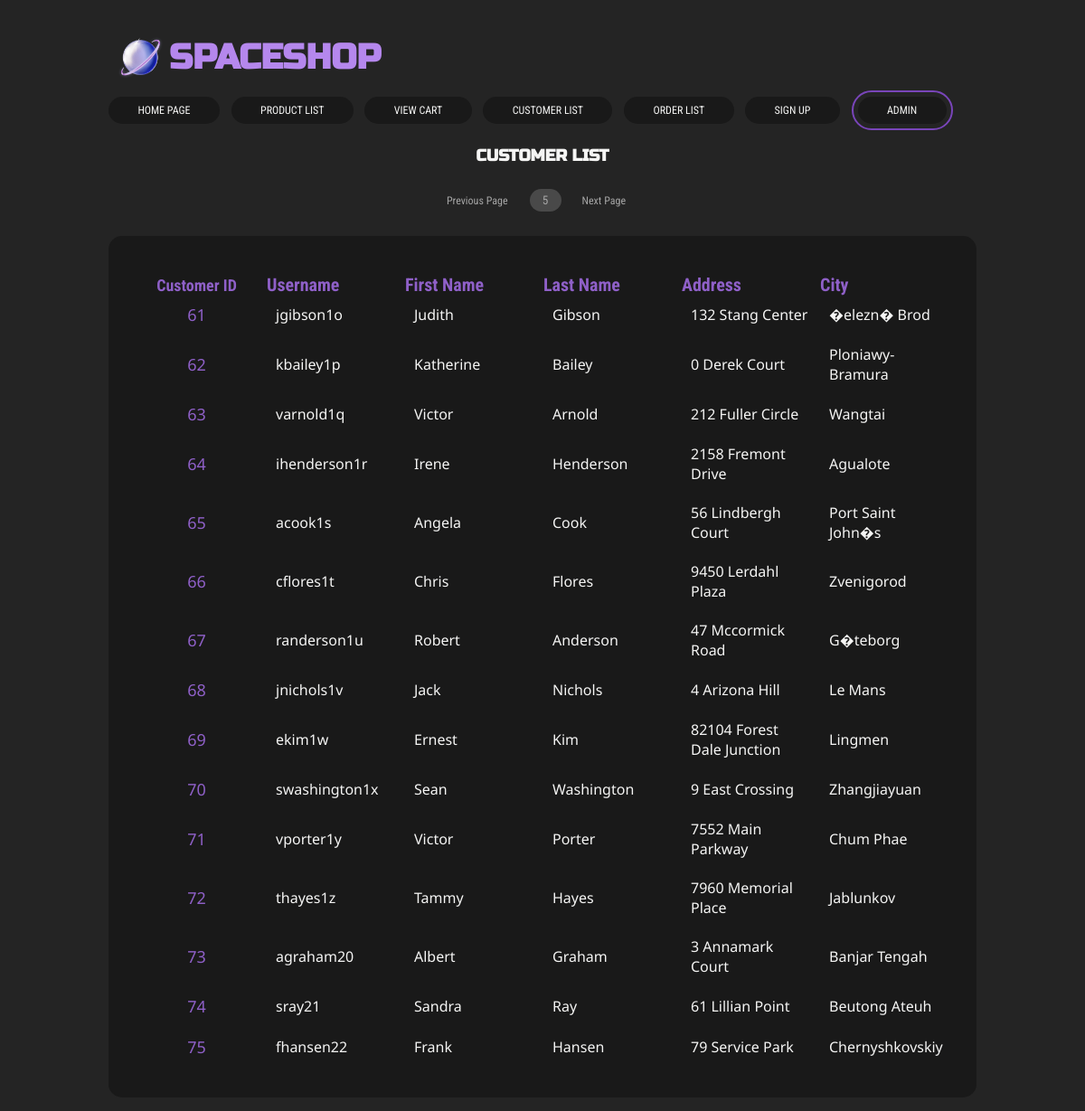
The page /CustomerList.php?page=4 on the database its author committed.
### tables this page shows
CREATE TABLE "Customers" ('CustomerID' INTEGER PRIMARY KEY AUTOINCREMENT NOT NULL, 'UserName' TEXT, 'FirstName' TEXT, 'LastName' TEXT, 'Address' TEXT, 'City' TEXT);

### CustomerList.php (the view, shortened to what this page needs)
<!doctype html>
<html>
<head>
	<link rel="stylesheet" type="text/css" href="shopstyle.css" />
</head>
<body>
	<div id = "header">
		<img href = "Homepage.php" src='images/spaceshoplogo.png' alt = 'spaceshoplogo'>
		<a style = "text-decoration: none" href = "Homepage.php"><h1>SPACESHOP</h1></a>
	</div>
	<div id = "navbar">
		<ul>
			<li><a style = "text-decoration: none" href = "Homepage.php" >HOME PAGE</a></li>
			<li><a style = "text-decoration: none" href = "ProductList.php">PRODUCT LIST</a></li>
			<li><a style = "text-decoration: none" href = "ViewCart.php">VIEW CART</a></li>
			<li><a style = "text-decoration: none" href = "CustomerList.php">CUSTOMER LIST</a></li>
			<li><a style = "text-decoration: none" href = "OrderList.php">ORDER LIST</a></li>
			<li><a style = "text-decoration: none" href = "SignUp.php">SIGN UP</a></li>
            <li><a style = "text-decoration: none" href = "Admin.php">ADMIN</a></li>
		</ul>
	</div>
	<h2>CUSTOMER LIST</h2>
	<?php
		if(isset($_GET['page']))
		{
			$currentPage = intval($_GET['page']);
		}
		else
		{
			$currentPage = 0;
		}
		$print_currentPage = $currentPage + 1;
		echo "<div id = 'pageBar'>";
			echo "<ul>";
				echo "<li>";
					$previousPage =  $currentPage - 1;
					if ($previousPage == -1)
					{
						echo "<a style = 'text-decoration: none' href = 'CustomerList.php?page=$currentPage'> Previous Page</a>";
					} elseif ($previousPage >= 0)
					{
						echo "<a style = 'text-decoration: none' href = 'CustomerList.php?page=$previousPage'> Previous Page</a>";
					}
				echo "</li>";
				echo "<li>";
					echo "<form class = 'pageNo'>";
						echo "<input name = 'page' type = 'text' value = '$print_currentPage' placeholder = 'Go To Page ...'/>";
					echo "</form>";
				echo "</li>";
				echo "<li>";
					$nextPage =  $currentPage + 1;
					echo "<a style = 'text-decoration: none' href = 'CustomerList.php?page=$nextPage'>Next Page</a>";
				echo "</li>";
			echo "</ul>";
		echo "</div>";
		echo "<div class = 'customerListing'>";
		echo "<table>";
			echo "<tr>";
				echo "<th id = 'cust_col1'>";
					echo "Customer ID";
				echo "</th>";
				echo "<th id = 'cust_col2'>";
					echo "Username";
				echo "</th>";
				echo "<th id = 'cust_col3'>";
					echo "First Name";
				echo "</th>";
				echo "<th id = 'cust_col4'>";
					echo "Last Name";
				echo "</th>";
				echo "<th id = 'cust_col5'>";
					echo "Address";
				echo "</th>";
				echo "<th id = 'cust_col6'>";
					echo "City";
				echo "</th>";
			echo "</tr>";
		echo "</table>";
		$dbh =  connectToDatabase();
		$statement = $dbh -> prepare('SELECT *
			FROM Customers
			LIMIT 15
			OFFSET ? * 15
			;');
		$statement->bindValue(1,$currentPage);
		$statement -> execute();
		while ($row = $statement -> fetch(PDO::FETCH_ASSOC)) {
			$customerID = htmlspecialchars($row['CustomerID'], ENT_QUOTES, 'UTF-8');
			$userName = htmlspecialchars($row['UserName'], ENT_QUOTES, 'UTF-8');
			$firstName = htmlspecialchars($row['FirstName'], ENT_QUOTES, 'UTF-8');
			$lastName = htmlspecialchars($row['LastName'], ENT_QUOTES, 'UTF-8');
			$address = htmlspecialchars($row['Address'], ENT_QUOTES, 'UTF-8');
			$city = htmlspecialchars($row['City'], ENT_QUOTES, 'UTF-8');
			echo "<table>";
			echo "<tr>";
				echo "<td id = 'cust_col1'>";
					echo "$customerID";
				echo "</td>";
				echo "<td id = 'cust_col2'>";
					echo "$userName";
				echo "</td>";
				echo "<td id = 'cust_col3'>";
					echo "$firstName";
				echo "</td>";
				echo "<td id = 'cust_col4'>";
					echo "$lastName";
				echo "</td>";
				echo "<td id = 'cust_col5'>";
					echo "$address";
				echo "</td>";
				echo "<td id = 'cust_col6'>";
					echo "$city";
				echo "</td>";
			echo "</tr>";
		echo "</table>";
		}
		echo "</div>";
	?>
</body>
</html>

### shopstyle.css (style rules this page uses)
* { box-sizing: border-box; margin: 0; padding: 0; background-color: #242424; }
#header { font-family: "Russo One", sans-serif; font-size: larger; padding-top: 30px; padding-bottom: 10px; padding-left: 10%; padding-right: 10%; display: flex; }
#header img { float: right; width: 7%; height: 7%; }
h1 { margin-top: auto; margin-bottom: auto; }
h2 { font-family: "Russo One", sans-serif; font-size: large; text-align: center; color: #F5F5F4; margin: 2% 1% 2% 1%; }
#header a { color: #b587ed; margin-top: auto; margin-bottom: auto; }
#navbar { padding-left: 10%; margin-bottom: 0.5%; }
#navbar li { display: inline; margin-right: 0.8%; }
#navbar li:nth-child(7) { border-radius: 30px; font-size: 12px; line-height: 2.5em; padding: 13px 5px 13px 5px; border: 2px solid #7945ba; }
#navbar a { font-family: "Roboto Condensed", sans-serif; display: inline-block; width: max-content; font-size: 12px; line-height: 2.5em; text-align: center; border-radius: 30px; padding-left: 3%; padding-right: 3%; background: #191919; color: #F5F5F4; }
form { margin-left: auto; margin-right: auto; }
#pageBar { margin-top: 0.5%; margin-bottom: 1%; text-align: center; }
#pageBar li { display: inline-block; width: max-content; }
#pageBar a { font-family: "Roboto Condensed", sans-serif; width: max-content; font-size: 12px; line-height: 2.5em; text-align: center; padding: 10px 24px 10px 10px; color: #a6a6a6; }
form.pageNo input[type = text] { font-family: "Roboto Condensed", sans-serif; width: 35px; padding: 5px; margin-right: 13px; border: none; border-radius: 15px; text-align: center; background: #494949; color: #a6a6a6; }
table { border: none; table-layout: fixed; width: 100%; background: #191919; overflow: auto; font-family: "Roboto Condensed", sans-serif; }
th { background: #191919; color: #8f60c8; font-size: 20px; }
tr { background: #191919; border-radius: 20px; text-align: left; overflow: auto; border-bottom: 2px solid #595959; }
td { font-size: medium; font-family: "Noto Sans", sans-serif; background: none; width: max-content; table-layout: fixed; width: 100%; overflow: auto; padding: 5px 10px 12px 10px; border: none; }
.customerListing { font-family: "Noto Sans", sans-serif; margin-top: 7px; margin-right: 10%; margin-left: 10%; margin-bottom: 15px; height: 100%; padding: 40px 20px 30px 20px; text-align: justify; border: none; border-radius: 15px; background: #191919; color: #F5F5F4; }
#cust_col1 { text-align: center; color: #8f60c8; font-size: large; }

### rows shown on the page
customers: CustomerID "61", UserName "jgibson1o", FirstName "Judith", LastName "Gibson", Address "132 Stang Center", City "�elezn� Brod"
customers: CustomerID "62", UserName "kbailey1p", FirstName "Katherine", LastName "Bailey", Address "0 Derek Court", City "Ploniawy-Bramura"
customers: CustomerID "63", UserName "varnold1q", FirstName "Victor", LastName "Arnold", Address "212 Fuller Circle", City "Wangtai"
customers: CustomerID "64", UserName "ihenderson1r", FirstName "Irene", LastName "Henderson", Address "2158 Fremont Drive", City "Agualote"
customers: CustomerID "65", UserName "acook1s", FirstName "Angela", LastName "Cook", Address "56 Lindbergh Court", City "Port Saint John�s"
customers: CustomerID "66", UserName "cflores1t", FirstName "Chris", LastName "Flores", Address "9450 Lerdahl Plaza", City "Zvenigorod"
customers: CustomerID "67", UserName "randerson1u", FirstName "Robert", LastName "Anderson", Address "47 Mccormick Road", City "G�teborg"
customers: CustomerID "68", UserName "jnichols1v", FirstName "Jack", LastName "Nichols", Address "4 Arizona Hill", City "Le Mans"
customers: CustomerID "69", UserName "ekim1w", FirstName "Ernest", LastName "Kim", Address "82104 Forest Dale Junction", City "Lingmen"
customers: CustomerID "70", UserName "swashington1x", FirstName "Sean", LastName "Washington", Address "9 East Crossing", City "Zhangjiayuan"
customers: CustomerID "71", UserName "vporter1y", FirstName "Victor", LastName "Porter", Address "7552 Main Parkway", City "Chum Phae"
customers: CustomerID "72", UserName "thayes1z", FirstName "Tammy", LastName "Hayes", Address "7960 Memorial Place", City "Jablunkov"
customers: CustomerID "73", UserName "agraham20", FirstName "Albert", LastName "Graham", Address "3 Annamark Court", City "Banjar Tengah"
customers: CustomerID "74", UserName "sray21", FirstName "Sandra", LastName "Ray", Address "61 Lillian Point", City "Beutong Ateuh"
customers: CustomerID "75", UserName "fhansen22", FirstName "Frank", LastName "Hansen", Address "79 Service Park", City "Chernyshkovskiy"
